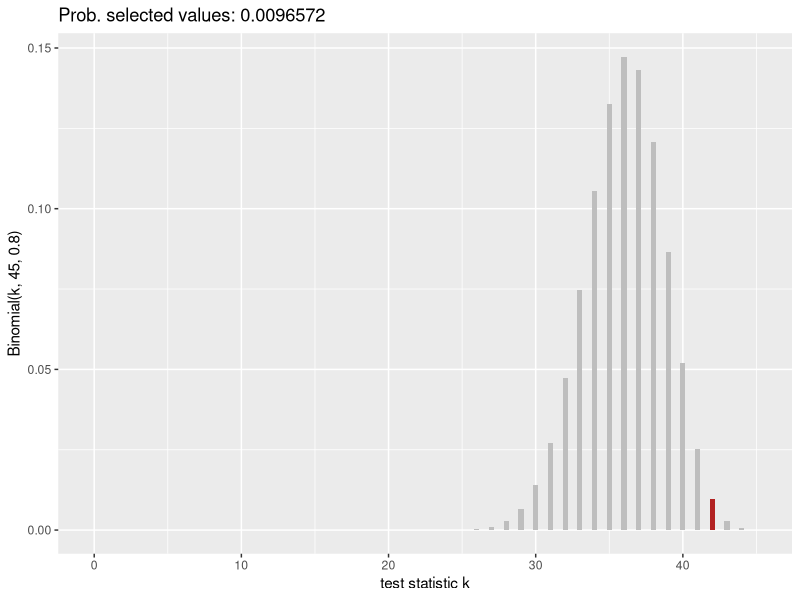
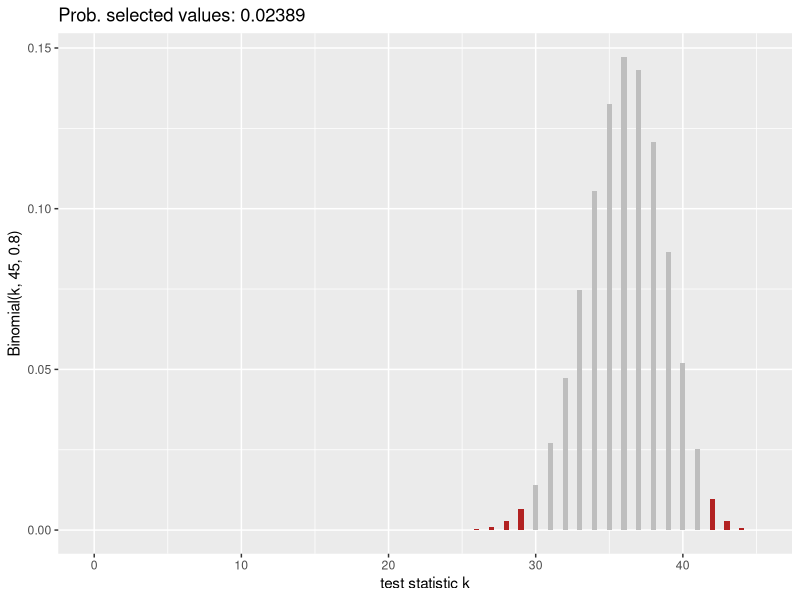
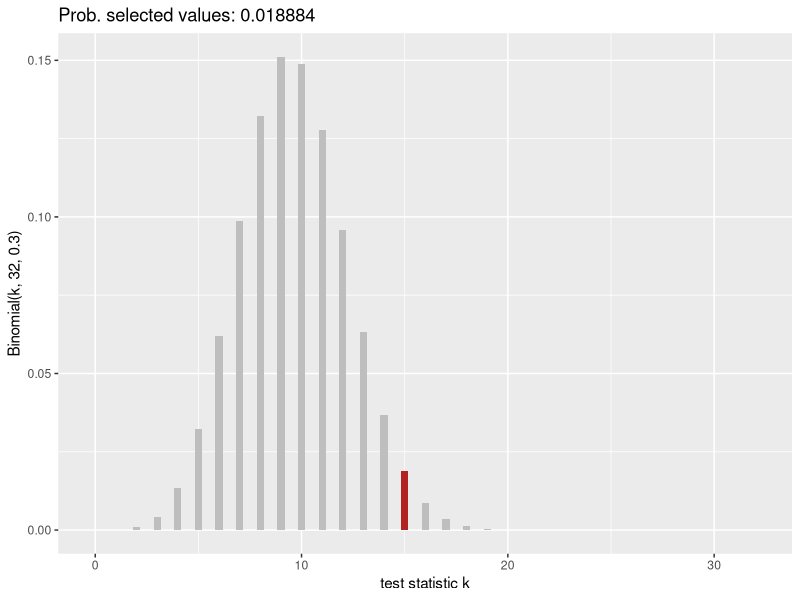
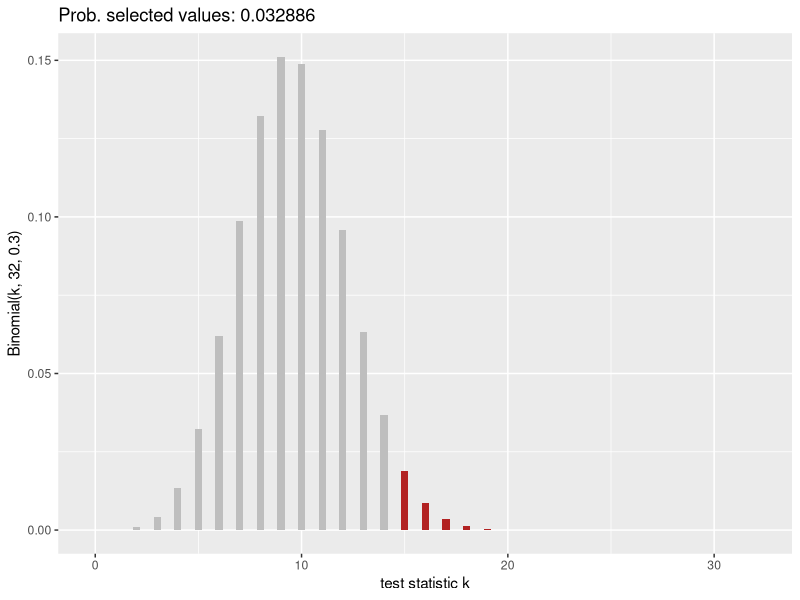
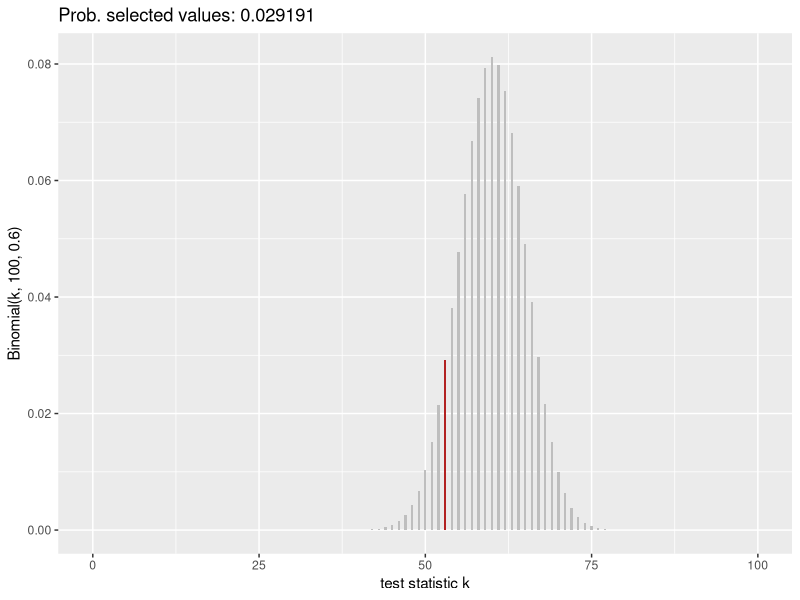
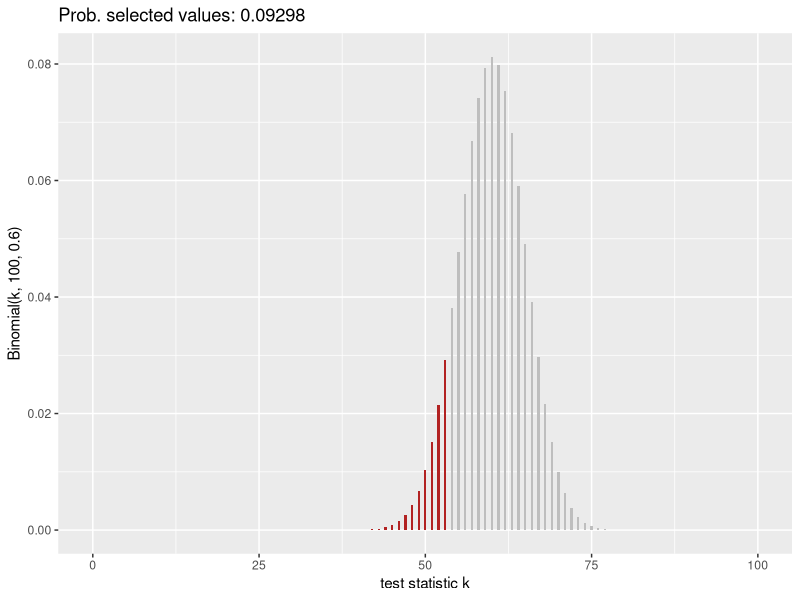
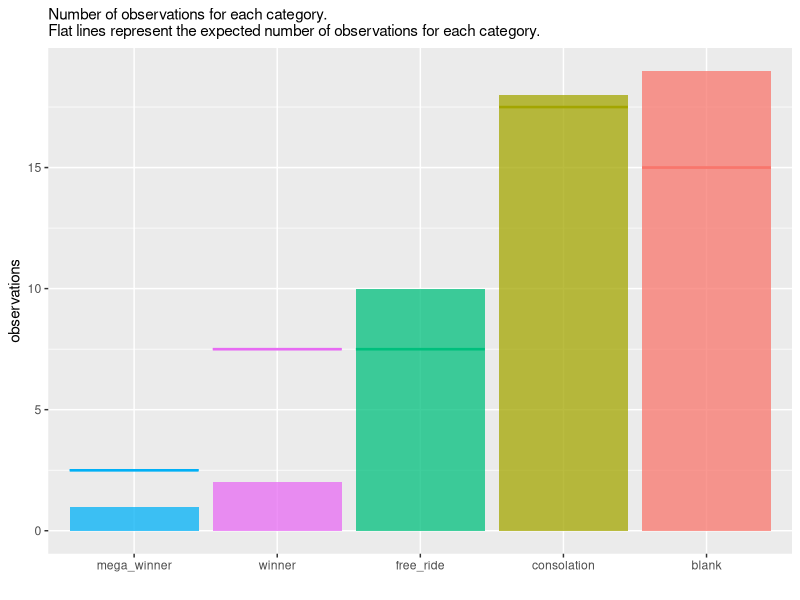

These charts were generated, in order, by the following R code:
## ---- chunk 1
knitr::opts_chunk$set(
  warning = FALSE, # supress warnings per default 
  message = FALSE  # supress messages per default 
)
## ---- chunk 2
library(tidyverse)
library(cowplot)
## ---- chunk 3
plot_binomial <- function(theta, N, highlight = NULL) {
  # put the data together
  plotData <- tibble(x = 0:N, y = dbinom(0:N, N, theta))
  # make a simple bar plot
  out_plot <- ggplot(plotData, aes(x = x , y = y )) + 
    geom_col(fill = "gray", width = 0.35) +
    labs(
      x = "test statistic k",
      y =  str_c("Binomial(k, ", N, ", ", theta, ")")
    )
  # if given, highlight some bars in red
  if (!is.null(highlight)) {
    plotData2 = tibble(x = highlight, y = dbinom(highlight, N, theta))
    out_plot <- out_plot + 
      geom_col(
        data = plotData2, 
        aes(x = x, y = y), 
        fill = "firebrick", 
        width = 0.35
      )  +
      ggtitle(
        str_c(
          "Prob. selected values: ", 
          sum(dbinom(highlight, N, theta)) %>% signif(5)
          )
        )
  }
  out_plot
}
## ---- chunk 4
plot_binomial(
  theta = 0.8, 
  N = 45, 
  highlight = 42
)
## ---- chunk 5
plot_binomial(
  theta = 0.8, 
  N = 45, 
  highlight = which(dbinom(0:45, 45,p=0.8) <= dbinom(42, 45,p=0.8))-1
)
## ---- chunk 6
k_obs <- 42 # observed test statistic k
N <- 45 # total number of observations N
theta_0 <- 0.8 # null hypothesis theta_0
tibble(lh = dbinom(0:N, N, theta_0)) %>% 
  filter(lh <= dbinom(k_obs, N, theta_0)) %>% 
  pull(lh) %>% 
  sum %>% 
  round(5)
## ---- chunk 7
binom.test(
  x = 42,
  n = 45,
  p = 0.8,
  alternative = "two.sided" # the alternative to compare against is theta != 0.8
)
## ---- chunk 8
plot_binomial(
  theta = 0.3, 
  N = 32, 
  highlight = 15
)
## ---- chunk 9
plot_binomial(
  theta = 0.3, 
  N = 32, 
  # one sided: just check from our k_observed-th value on (15+1 because of -1)
  highlight = which(dbinom(0:32, 16:32, p=0.3) <= dbinom(15, 32, p=0.3))-1
)
## ---- chunk 10
k_obs <- 15 # observed test statistic k
N <- 32 # total number of observations N
theta_0 <- 0.3 # null hypothesis theta_0
tibble(lh = dbinom(k_obs:N, N, theta_0)) %>% # one-sided test: from observed k to N
  filter(lh <= dbinom(k_obs, N, theta_0)) %>% 
  pull(lh) %>% 
  sum %>% 
  round(5)
## ---- chunk 11
binom.test(
  x = 15,
  n = 32,
  p = 0.3,
  alternative = "greater" # the alternative to compare against is theta > 0.3
)
## ---- chunk 12
plot_binomial(
  theta = 0.6, 
  N = 100, 
  highlight = 53
)
## ---- chunk 13
plot_binomial(
  theta = 0.6, 
  N = 100,
  highlight = which(dbinom(0:53, 100, p=0.6) <= dbinom(53, 100, p=0.6))-1
)
## ---- chunk 14
k_obs <- 53 # observed test statistic k
N <- 100 # total number of observations N
theta_0 <- 0.6 # null hypothesis theta_0
tibble(lh = dbinom(0:k_obs, N, theta_0)) %>% # one-sided test: from 0 to observed k
  filter(lh <= dbinom(k_obs, N, theta_0)) %>% 
  pull(lh) %>% 
  sum %>% 
  round(5)
## ---- chunk 15
binom.test(
  x = 53,
  n = 100,
  p = 0.6,
  alternative = "less" # the alternative to compare against is theta < 0.6
)
## ---- chunk 16
n_obs <- c(
  mega_winner = 1, # hurray!
  winner = 2,
  free_ride = 10,
  consolation = 18,
  blank = 19
)
## ---- chunk 17
expected <- c(
  mega_winner = 5,
  winner = 15,
  free_ride = 15,
  consolation = 35,
  blank = 30
) * sum(n_obs) / 100

funfair_data <- tibble(
  observations = n_obs, 
  predictions = expected,
  category = c("mega_winner", "winner", "free_ride", "consolation", "blank")
  )
funfair_data

ggplot(funfair_data, aes(x = reorder(category, observations), fill = category)) +
  geom_col(aes(y = observations), alpha = 0.75) +
  geom_errorbar(aes(ymin = predictions, ymax = predictions, colour = category), size = 0.8) +
  theme(legend.position = "none") +
  labs(
    x = "", 
    subtitle = "Number of observations for each category. 
Flat lines represent the expected number of observations for each category."
    )
## ---- chunk 18
# x is our vector with observed tickets, p is the vendor's probability vector (expectation)
chisq.test(x = n_obs, p = expected/sum(n_obs), correct = FALSE)
